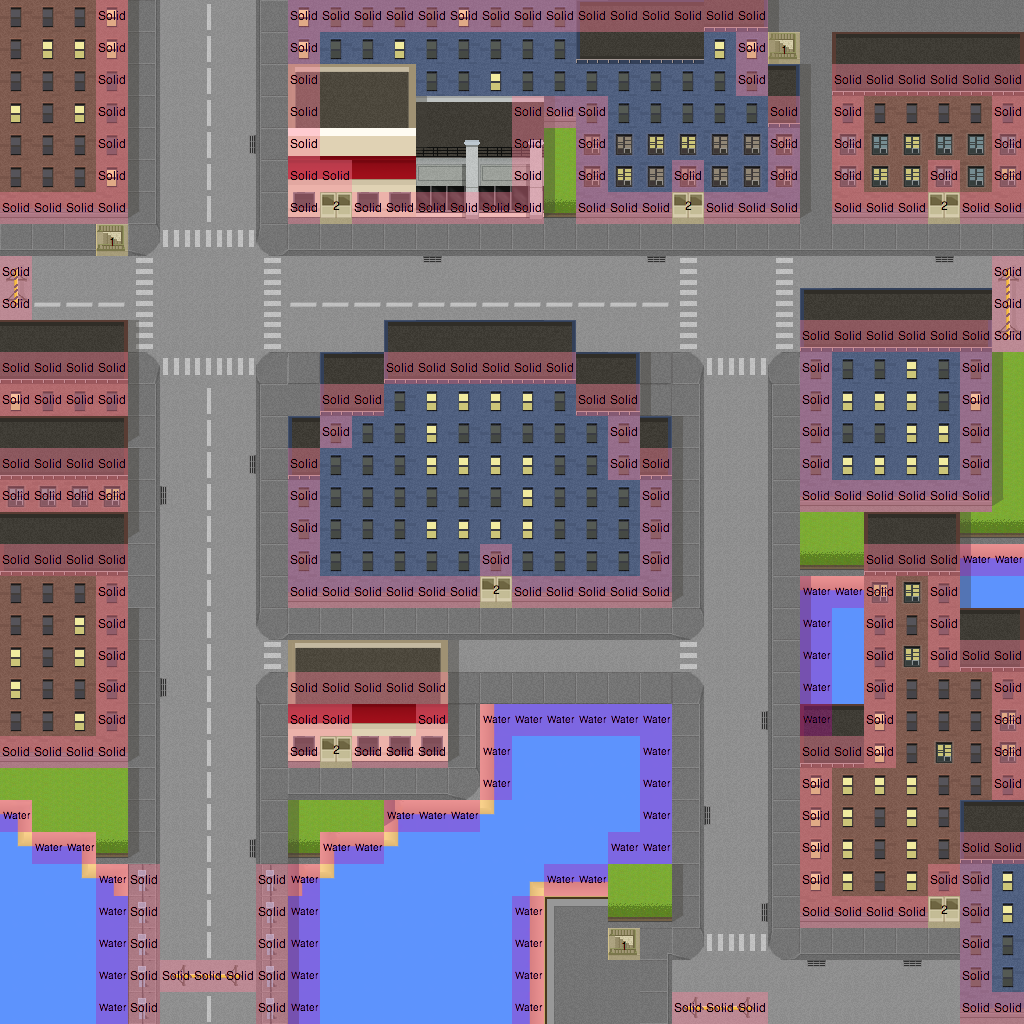

This is a level from a 2D game, rendered from its Tiled map with the project's own tilesets. A one-line summary and the map file follow, with tile-layer data summarised:
An orthogonal 32x32 tile map with 32x32 px tiles, 3 tile layers (Background, TreeTops, Meta), 2 tilesets and 14 objects.

<map version="1.0" orientation="orthogonal" width="32" height="32" tilewidth="32" tileheight="32">
 <tileset firstgid="1" name="tilescitytextured" tilewidth="32" tileheight="32">
  <image source="tilescitytextured.png" width="448" height="256" />
 </tileset>
 <tileset firstgid="113" name="meta" tilewidth="32" tileheight="32">
  <image source="meta.png" width="256" height="128" />
  <tile id="0">
   <properties>
    <property name="solid" value="true" />
   </properties>
  </tile>
  <tile id="1">
   <properties>
    <property name="message" value="It's a subway, but it's closed for construction." />
   </properties>
  </tile>
  <tile id="3">
   <properties>
    <property name="water" value="true" />
   </properties>
  </tile>
  <tile id="8">
   <properties>
    <property name="message" value="The doors are locked. It says &quot;coming soon&quot;." />
   </properties>
  </tile>
 </tileset>
 <layer name="Background" width="32" height="32">
  <data>[1024 cells, 994 non-empty, 81 distinct tile ids]</data>
 </layer>
 <layer name="TreeTops" width="32" height="32">
  <data>[1024 cells, 117 non-empty, 12 distinct tile ids]</data>
 </layer>
 <layer name="Meta" width="32" height="32">
  <data>[1024 cells, 281 non-empty, 4 distinct tile ids]</data>
 </layer>
 <objectgroup name="Connections" width="32" height="32">
  <object x="128" y="0" width="160" height="32">
   <properties>
    <property name="tileOffsetX" value="5" />
    <property name="tileOffsetY" value="31" />
    <property name="up" value="SimpsonCity" />
   </properties>
  </object>
  <object x="96" y="224" width="32" height="32">
   <properties>
    <property name="right" value="Cubicle" />
    <property name="spawnOffsetX" value="1" />
    <property name="spawnOffsetY" value="3" />
   </properties>
  </object>
  <object x="0" y="224" width="32" height="32">
   <properties>
    <property name="destinationMap" value="SimpsonCity" />
   </properties>
  </object>
  <object x="992" y="224" width="32" height="32" />
  <object x="0" y="768" width="32" height="32" />
  <object x="544" y="992" width="128" height="32" />
  <object x="768" y="992" width="192" height="32" />
  <object x="993" y="354" width="29" height="189" />
  <object x="160" y="992" width="96" height="32">
   <properties>
    <property name="down" value="SimpsonCity" />
    <property name="tileOffsetX" value="4" />
    <property name="tileOffsetY" value="0" />
   </properties>
  </object>
  <object x="320" y="192" width="32" height="32">
   <properties>
    <property name="up" value="MainSupermarket" />
   </properties>
  </object>
  <object x="672" y="192" width="32" height="32">
   <properties>
    <property name="up" value="Apartments1" />
   </properties>
  </object>
  <object x="768" y="32" width="32" height="32">
   <properties>
    <property name="left" value="Subway" />
   </properties>
  </object>
  <object x="928" y="192" width="32" height="32">
   <properties>
    <property name="up" value="Apartments2" />
   </properties>
  </object>
  <object x="320" y="736" width="32" height="32">
   <properties>
    <property name="up" value="SmallSupermarket" />
   </properties>
  </object>
 </objectgroup>
</map>